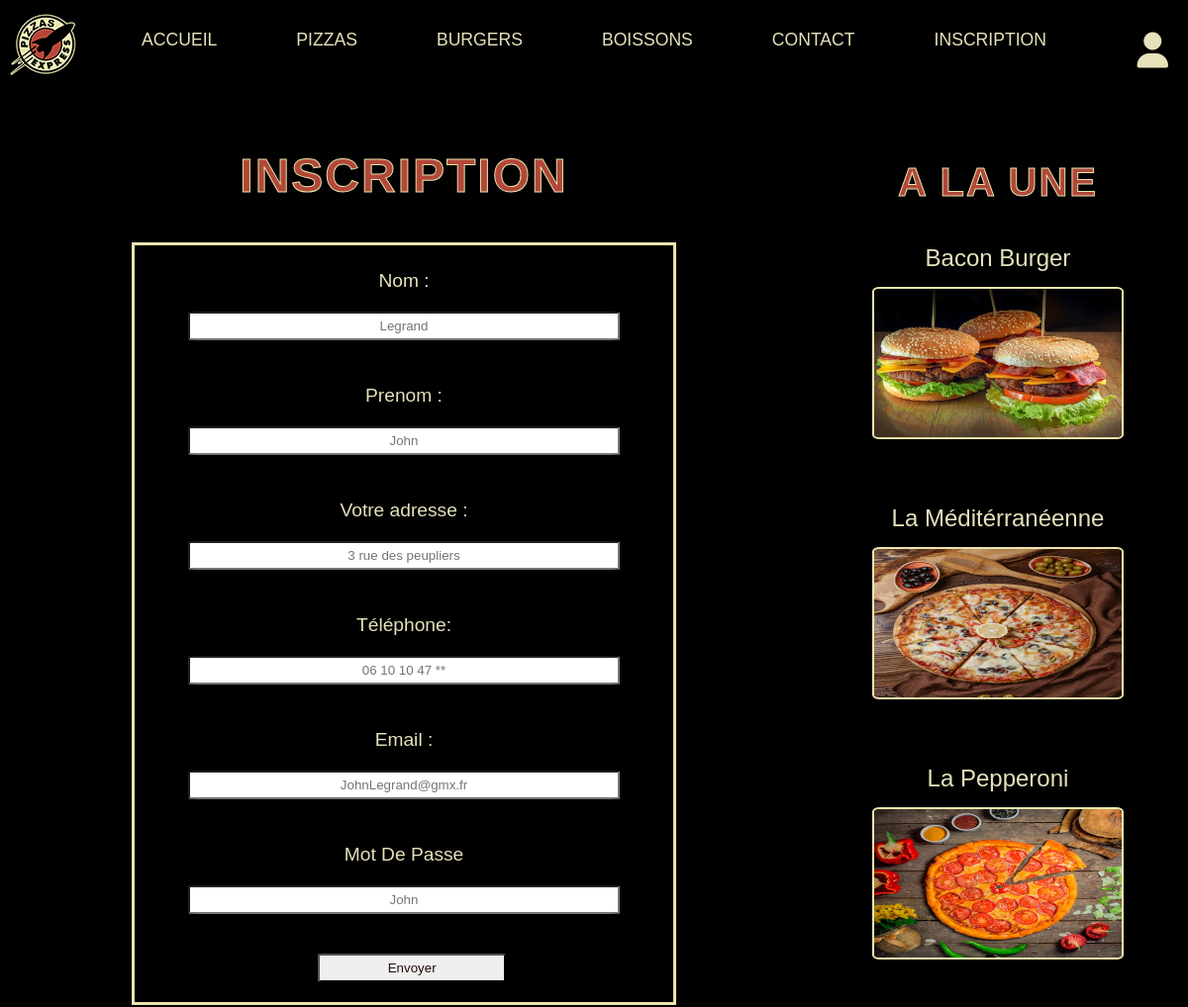
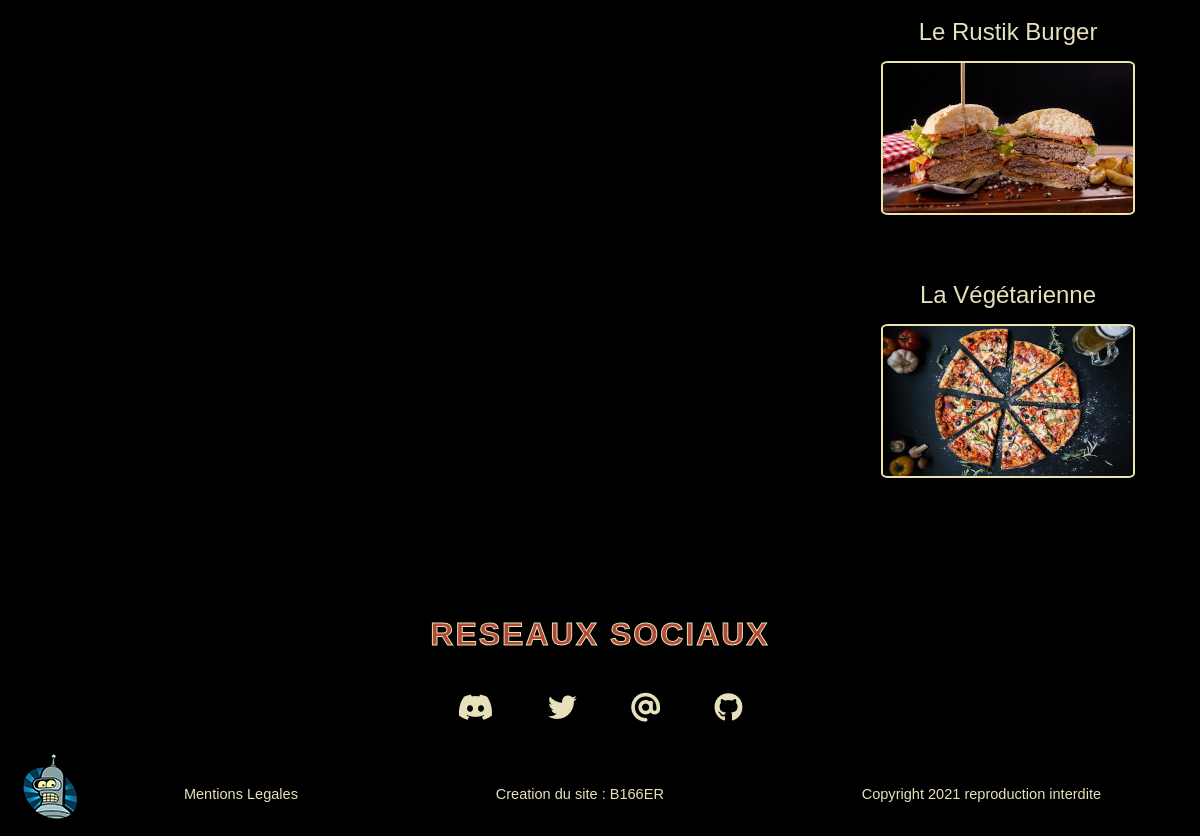
/index.php?action=inscriptionUser, run on the app's committed database (2 pictures, top to bottom).
### tables this page shows
CREATE TABLE `alaune` (
  `id` int(10) UNSIGNED NOT NULL,
  `title` varchar(256) NOT NULL,
  `imgAdress` varchar(256) NOT NULL
);

### app/Controllers/front/FrontController.php (called while the page is built, shortened)
<?php
class FrontController
{
    public function inscriptionUser($errorInscription = [])
    {
        $aLaUne = new \Project\Models\ImagesManager();
        $allALaUne = $aLaUne->getALaUne();
        require 'app/Views/front/inscription.php';
    }
}

### app/Models/ImagesManager.php (called while the page is built, shortened)
<?php
class ImagesManager extends Manager{
    public function getALaUne()
    {
        $bdd = $this->dbConnect();
        $req = $bdd->query("SELECT * FROM alaune");
        return $req;
    }
}

### app/Views/front/inscription.php (the view, shortened to what this page needs)
<main class="contact">
    <h1>Inscription</h1>
    <div class="form_contact">
        <form action="index.php?action=inscription" method="POST" id="inscriptionUser">
            <label for="userName">Nom :</label>
            <input type="text" id="userName" name="userName" placeholder="Legrand">
            <label for="userFirstname">Prenom :</label>
            <input type="text" id="userFirstname" name="userFirstname" placeholder="John">
            <label for="userAdress">Votre adresse :</label>
            <input type="text" name="userAdress" id="userAdress" placeholder="3 rue des peupliers">
            <label for="userPhone">Téléphone:</label>
            <input type="text" id="userPhone" name="userPhone" placeholder="06 10 10 47 **">
            <label for="userEmail">Email :</label>
            <input type="email" id="userEmail" name="userMail" placeholder="JohnLegrand@gmx.fr">
            <label for="userPWD">Mot De Passe</label>
            <input type="password" id="userPWD" name="userPWD" placeholder="John">
            <input id="submit" type="submit" value="Envoyer">
        </form>
    </div>
</main>
<aside>
    <h2>A la une</h2>
    <?php foreach($allALaUne as $aLaUne){ ?>
    <article class="article_show_on">
        <p><?= $aLaUne["title"] ?></p>
        <p> <img src="<?= $aLaUne["imgAdress"] ?>" alt="<?= $aLaUne['title'] ?>"> </p>
    </article>
    <?php   } ?>
</aside>
<?php require "templates/template.php"; ?>

### app/Public/front/css/style.css (style rules this page uses)
* { padding: 0; margin: 0; box-sizing: border-box; color: rgb(230, 225, 187); font-family: 'Arial Black', arial; }
h1, h2, h3 { margin-bottom: 40px; margin-top: 30px; text-align: center; text-transform: uppercase; color: rgb(177, 72, 58); -webkit-text-stroke: 1px rgb(235, 228, 173); letter-spacing: 2px; }
h1 { font-size: 3em; }
h2 { font-size: 2.5em; }
aside { display: none; }
.contact { text-align: center; }
.form_contact { width: 100%; display: flex; justify-content: center; font-size: 1.2em; }
.form_contact form { width: 350px; display: flex; flex-direction: column; justify-content: center; margin: 0px 0; border: 3px solid rgb(235, 228, 173); }
.form_contact label { margin-top: 15px; }
.form_contact input, .form_contact ul li, .form_contact textarea { color: rgb(35, 16, 7); width: 80%; padding: 5px; text-align: center; margin: 10px auto; border-radius: 3%; -webkit-border-radius: 3%; -moz-border-radius: 3%; -ms-border-radius: 3%; -o-border-radius: 3%; }
#submit { width: 50%; margin-left: 27%; cursor: pointer; }
@media screen and (min-width:1200px) { main { width: 60%; margin: 0 4%; } }
@media screen and (min-width:1200px) { .contact form { width: 550px; } }
@media screen and (min-width:1200px) { .contact label { margin-top: 25px; } }
@media screen and (min-width:1200px) { .contact input { margin: 20px auto; } }
@media screen and (min-width:1200px) { #submit { width: 35%; margin-left: 34%; } }
@media screen and (min-width:1200px) { aside { width: 24%; height: auto; display: inline; margin: 1% 4%; } }
@media screen and (min-width:1200px) { aside p { width: 100%; margin: 15px 0; font-size: 1.5em; } }
@media screen and (min-width:1200px) { aside img { border: 2px solid rgb(235, 228, 173); border-radius: 3%; -webkit-border-radius: 3%; -moz-border-radius: 3%; -ms-border-radius: 3%; -o-border-radius: 3%; } }
@media screen and (min-width:1200px) { .article_show_on { text-align: center; margin-bottom: 60px; } }

### data on the page
alaune: title "Bacon Burger", imgAdress (picture)
alaune: title "La Méditérranéenne", imgAdress (picture)
alaune: title "La Pepperoni", imgAdress (picture)
alaune: title "Le Rustik Burger", imgAdress (picture)
alaune: title "La Végétarienne", imgAdress (picture)
